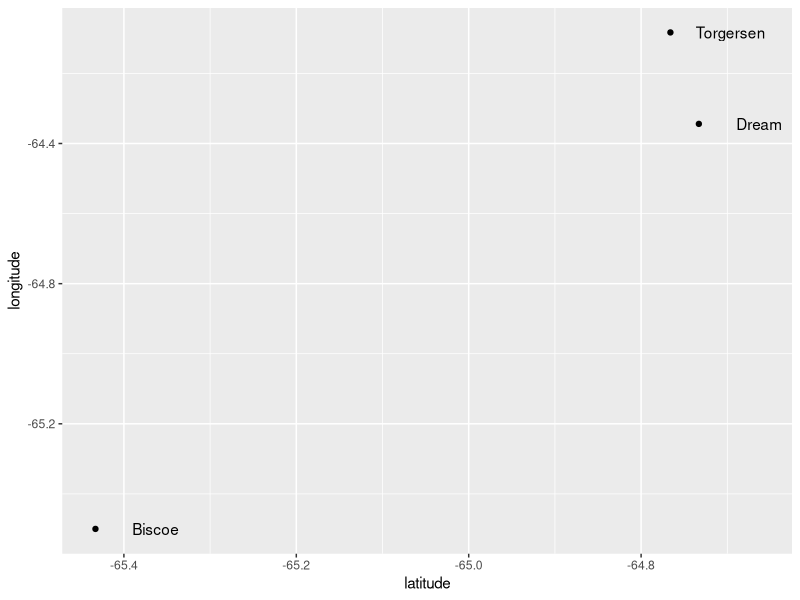
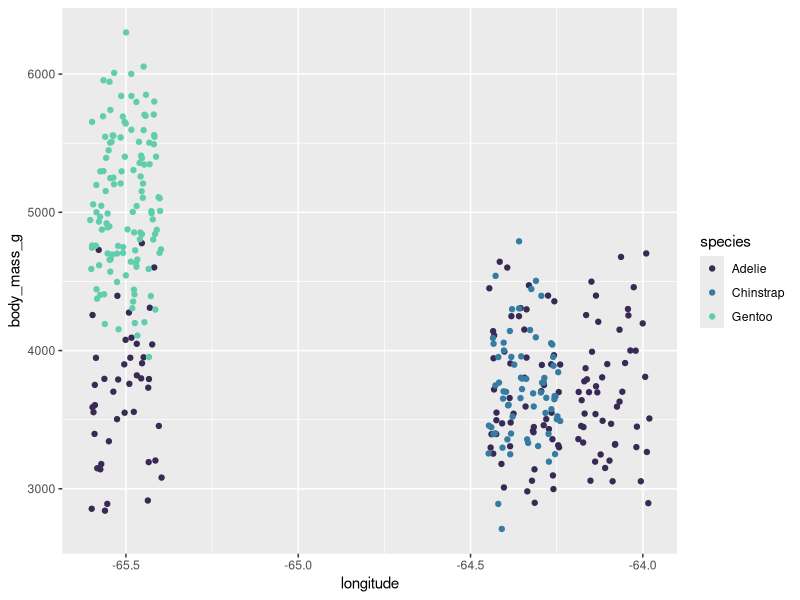

Write the R code that produced these figures, in order.
# Create a new branch for this session's work

# Create a new script, call it "07-data-manip.R"

# Install dplyr and tidyr

if (FALSE) {
  install.packages("dplyr")
  install.packages("tidyr")
  install.packages("palmerpenguins")
  install.packages("ggplot2")
}

library(dplyr)
library(tidyr)
library(palmerpenguins)
library(ggplot2)

# Load data

penguins_data <- penguins

# Create a directory to store the raw data
# Store the raw data there

write.csv(
  penguins_data,
  "penguins_data_raw.csv",
  row.names = F
)

#### Looking at the penguins data ####

penguins_data
head(penguins_data)
tail(penguins_data)

str(penguins_data)
# str is useful for tibbles
# note different data types
# note factors
# note presence of NAs

#### Data manipulation ####

##### Assignment and pipes #####

# We assign values to variable names using the <-
# The = also works in *most* instances
# We use pipes to chain multiple operations together.
# Keyboard shortcuts: look up in Tools -> Keyboard Shortcuts Help

##### Subsetting and filtering data #####

penguin_locations <- penguins |>
  select(species, island)

penguin_measures <- penguins |>
  select(species, ends_with("mm"))

adelie_penguins <- penguins |>
  filter(species == "Adelie")

##### Adding columns (mutate) #####

penguins_ratio <- penguins |>
  mutate(bill_length_depth_ratio = bill_length_mm / bill_depth_mm)

penguins_rounded <- penguins |>
  mutate(bill_length_mm_rounded = round(bill_length_mm, digits = 0))

penguins_rounded <- penguins |>
  mutate(across(ends_with("mm"), round))

penguins_rounded <- penguins |>
  mutate(across(ends_with("mm"), round, .names = "{.col}_rounded"))

##### Split-apply-combine #####

penguin_summary <- penguins |>
  group_by(island, species) |>
  summarize(total_penguins = n(),
            total_penguin = sum(body_mass_g)) |>
  ungroup()

penguin_totals <- penguins |>
  group_by(island, species) |>
  summarize(total_penguins = n(),
            total_penguin = sum(body_mass_g, na.rm = T)) |>
  ungroup()

penguin_summary <- penguins |>
  group_by(island, species, sex) |>
  summarize(across(ends_with("mm"), mean)) |>
  ungroup()

penguin_summary <- penguins |>
  group_by(island, species, sex) |>
  summarize(across(ends_with("mm"), \(x) mean(x, na.rm = T))) |>
  ungroup()

##### Reshaping #####

penguins_site_by_species <- penguin_totals |>
  select(species, island, total_penguins)

penguins_site_by_species <- penguin_totals |>
  select(species, island, total_penguins) |>
  tidyr::pivot_wider(id_cols = island,
                     names_from = species,
                     values_from = total_penguins)

penguins_site_by_species <- penguin_totals |>
  select(species, island, total_penguins) |>
  tidyr::pivot_wider(
    id_cols = island,
    names_from = species,
    values_from = total_penguins,
    values_fill =  0
  )  

penguins_back_to_totals <- penguins_site_by_species |>
  tidyr::pivot_longer(-island, names_to = "Species", values_to = "Abundance")

##### joins + advanced joins #####

island_coordinates <- data.frame(
  island = c("Biscoe", "Dream", "Torgersen"),
  latitude = c(-65.433, -64.733, -64.766),
  longitude = c(-65.5, -64.344, -64.083)
)  

ggplot(island_coordinates, aes(latitude, longitude)) +
  geom_point() +
  geom_text(aes(label = island), nudge_x = .07)

penguins_coords <- left_join(penguins, island_coordinates)

ggplot(penguins_coords, aes(longitude, body_mass_g, color = species)) +
  geom_jitter() +
  scale_color_viridis_d(option = "mako", begin = .2, end = .8)

#### Modify - add - commit ####

# adds penguins_data_raw repo
# commit and push

#### Palmer penguins citation ####
citation("palmerpenguins")

